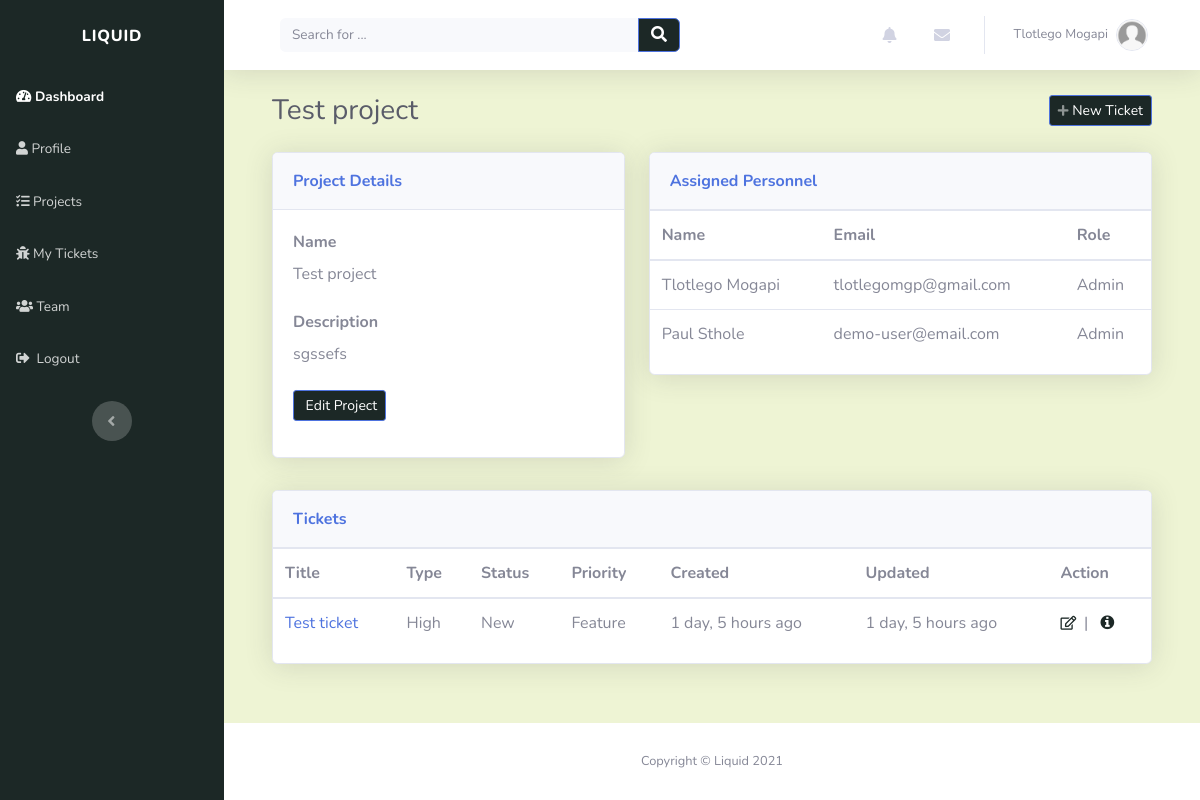
/projects/test-project-sije5nug/ (signed in), run on an earlier commit of the app's database.
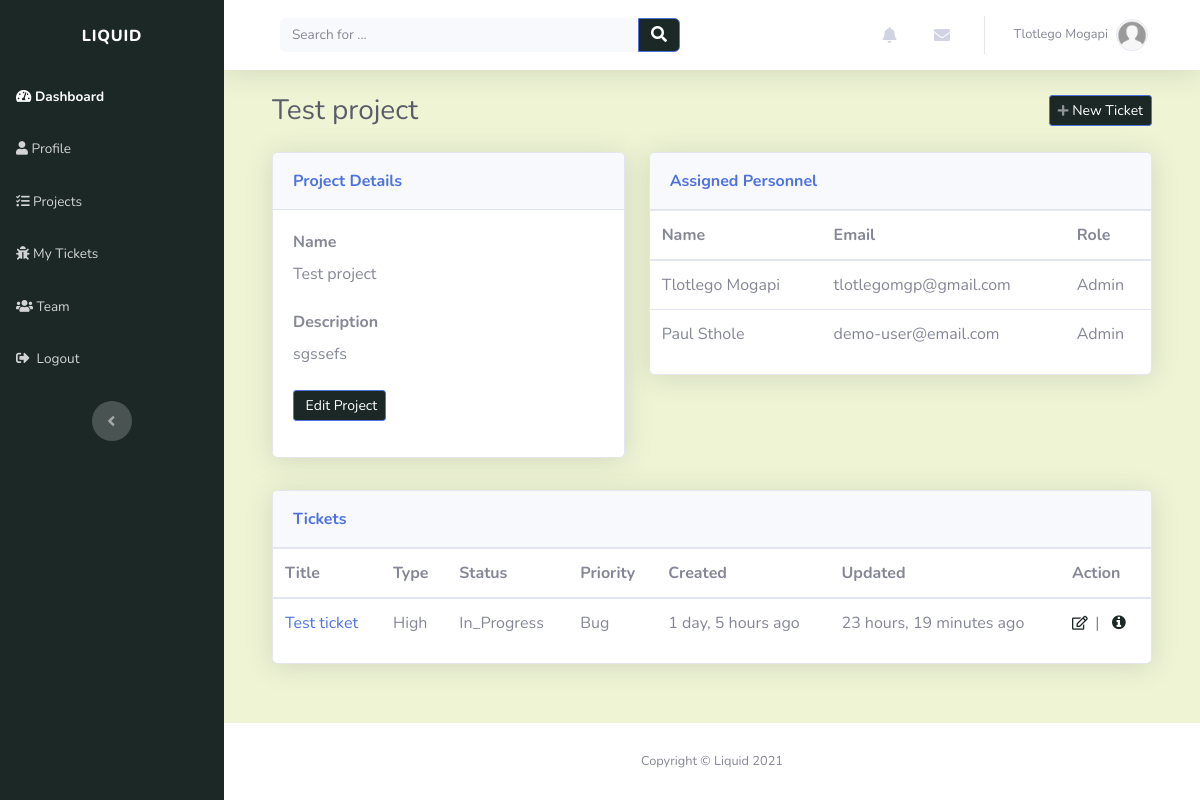
And on a later commit of the database.
### account/models.py (models this page shows, shortened)
class Profile(models.Model):
    user = models.OneToOneField(settings.AUTH_USER_MODEL, on_delete=models.CASCADE, unique=True)
    profile_picture = models.ImageField(default='default.jpg', upload_to='profile_images', blank=True)
    website = models.URLField(blank=True)
    first_name = models.CharField(max_length=30, blank=True)
    last_name = models.CharField(max_length=30, blank=True)
    address = models.CharField(max_length=50, blank=True)
    city = models.CharField(max_length=50, blank=True)
    country = models.CharField(max_length=50, blank=True)
    slug = models.SlugField(unique=True, blank=True)
    def __str__(self):
        return self.user.email

class Account(AbstractBaseUser):
    email = models.EmailField(verbose_name="email", max_length=30, unique=True)
    username = models.CharField(max_length=30, unique=True)
    date_created = models.DateTimeField(verbose_name="date created", auto_now_add=True)
    last_login = models.DateTimeField(verbose_name="last login", auto_now=True)
    is_admin = models.BooleanField(default=False)
    is_staff = models.BooleanField(default=False)
    is_active = models.BooleanField(default=True)
    is_super_user = models.BooleanField(default=False)
    USERNAME_FIELD = 'email'
    REQUIRED_FIELDS = ['username']
    objects = AccountManager()

### projects/models.py (models this page shows, shortened)
class Project(models.Model):
    name = models.CharField(max_length=50, unique=True)
    description = models.CharField(max_length=200)
    created_on = models.DateTimeField(verbose_name="date created", auto_now_add=True)
    created_by = models.ForeignKey(Profile, on_delete=models.CASCADE)
    slug = models.SlugField(unique=True, blank=True)
    def __str__(self):
        return self.name

class ProjectRole(models.Model):
    ROLE = (
        ('ADMIN', 'Admin'),
        ('MAN', 'Project Manager'),
        ('SUB', 'Submitter'),
        ('DEV', 'Developer'),
    )
    user = models.ForeignKey(Profile, on_delete=models.CASCADE)
    project = models.ForeignKey(Project, on_delete=models.CASCADE)
    user_role = models.CharField(max_length=20, choices=ROLE, default='DEV')
    created_on = models.DateTimeField(verbose_name="date added", auto_now_add=True)

### tickets/models.py (models this page shows, shortened)
class Ticket(models.Model):
    TICKET_PRIORITY = (
        ('LOW', 'Low'),
        ('MEDIUM', 'Medium'),
        ('HIGH', 'High'),
    )
    TICKET_STATUS = (
        ('NEW', 'New'),
        ('IN_PROGRESS', 'In Progress'),
        ('RESOLVED', 'Resolved'),
    )
    TICKET_TYPE = (
        ('TASK', 'Task'),
        ('BUG', 'Bug'),
        ('CHANGE', 'Change'),
        ('FEATURE', 'Feature request')
    )
    title = models.CharField(max_length=50)
    description = models.CharField(max_length=200)
    created_by = models.ForeignKey(Profile, on_delete=models.CASCADE)
    project = models.ForeignKey(Project, related_name="tickets", on_delete=models.CASCADE)
    created_on = models.DateTimeField(verbose_name="created_on", auto_now_add=True)
    updated = models.DateTimeField(verbose_name="date updated", auto_now=True)
    priority = models.CharField(max_length=12, choices=TICKET_PRIORITY, default='LOW')
    status = models.CharField(max_length=12, choices=TICKET_STATUS, default='NEW')
    class_type = models.CharField(max_length=12, choices=TICKET_TYPE, default='TASK')
    slug = models.SlugField(unique=True, blank=True)

### projects/views.py (the view)
# urls.py: path('<slug:slug>/', views.project_detail_view, name="view_project"),
@login_required(login_url='login_page')
def project_detail_view(request, slug):
    context = {}
    project = get_object_or_404(Project, slug=slug)
    context['user_roles'] = ProjectRole.objects.filter(project=project)
    context['tickets'] = Ticket.objects.filter(
        project=project).order_by('-created_on')
    context['project'] = project
    return render(request, "projects/project_detail.html", context)

### index/custom_processors.py (called while the page is built)
def profile_processor(request):
    if request.user.is_authenticated:
        user = request.user
        user_profile = get_object_or_404(Profile, user=user)
        user_messages = DirectMessage.objects.filter(receiver=user_profile).order_by('-created_on')[:5]
        user_alerts = Alert.objects.filter(user=user_profile).order_by('-created_on')[:5]
        return {'profile': user_profile, 'direct_messages': user_messages, 'alerts': user_alerts}
    else:
        return{}

### projects/templates/projects/project_detail.html
{% extends "index/header.html" %} {% load static %} {% block title %}Project{% endblock %} {% block content %}
<div class="container-fluid">
	<div class="d-sm-flex justify-content-between align-items-center mb-4">
		<h3 class="text-dark mb-0">{{project|truncatechars:40}}</h3>
		<a
			class="btn btn-primary btn-sm d-none d-sm-inline-block"
			role="button"
			href="{% url 'add_ticket' project.slug %}"
			style="background: rgb(28, 40, 38)"
			><em class="fas fa-plus fa-sm text-white-50"></em>&nbsp;New Ticket</a
		>
	</div>
	<div class="row mb-3">
		<div class="col-lg-5">
			<div class="row">
				<div class="col">
					<div class="card shadow mb-3">
						<div class="card-header py-3">
							<p class="text-primary m-0 font-weight-bold" style="color: rgb(28, 40, 38)">
								Project Details
							</p>
						</div>
						<div class="card-body">
							<div class="form-row">
								<div class="col">
									<div class="form-group">
										<label for="username"><strong>Name</strong></label>
										<p class="mb-4">{{ project.name }}</p>
									</div>
								</div>
							</div>
							<div class="form-row">
								<div class="col">
									<div class="form-group">
										<label for="first_name"><strong>Description</strong></label>
										<p class="mb-4">{{ project.description }}</p>
									</div>
								</div>
							</div>
							<div class="form-group">
								<a
									class="btn btn-primary btn-sm d-none d-sm-inline-block"
									role="button"
									href="{% url 'edit_project' project.slug %}"
									style="background: rgb(28, 40, 38)"
									>&nbsp;Edit Project</a
								>
							</div>
						</div>
					</div>
				</div>
			</div>
		</div>
		<div class="col-lg-7">
			<div class="row">
				<div class="col">
					<div class="card shadow mb-3">
						<div class="card-header py-3">
							<p class="text-primary m-0 font-weight-bold" style="color: rgb(28, 40, 38)">
								Assigned Personnel
							</p>
						</div>
						<div
							class="table-responsive table mt-0"
							id="dataTable"
							role="grid"
							aria-describedby="dataTable_info"
						>
							<table class="table my-0" id="dataTable" aria-describedby="users">
								<thead>
									<tr>
										<th scope="col">Name</th>
										<th scope="col">Email</th>
										<th scope="col">Role</th>
									</tr>
								</thead>
								<tbody>
									{% for user in user_roles %}
									<tr style="white-space: nowrap">
										<td>{{user.user.first_name}} {{user.user.last_name}}</td>
										<td>{{ user.user }}</td>
										<td>{{ user.user_role|title }}</td>
									</tr>
									{%endfor%}
								</tbody>
							</table>
						</div>
					</div>
				</div>
			</div>
		</div>
	</div>
	<div class="row mb-3">
		<div class="col-lg-12">
			<div class="row">
				<div class="col">
					<div class="card shadow mb-3">
						<div class="card-header py-3">
							<p class="text-primary m-0 font-weight-bold" style="color: rgb(28, 40, 38)">Tickets</p>
						</div>
						<div
							class="table-responsive table mt-0"
							id="dataTable"
							role="grid"
							aria-describedby="dataTable_info"
						>
							<table class="table my-0" id="dataTable" aria-describedby="projects">
								<thead>
									<tr>
										<th scope="col">Title</th>
										<th scope="col">Type</th>
										<th scope="col">Status</th>
										<th scope="col">Priority</th>
										<th scope="col">Created</th>
										<th scope="col">Updated</th>
										<th scope="col">Action</th>
									</tr>
								</thead>
								<tbody>
									{%for ticket in tickets %} {% include "tickets/snippets/ticket.html" %} {%endfor%}
								</tbody>
							</table>
						</div>
					</div>
				</div>
			</div>
		</div>
	</div>
</div>
{% endblock %}

### index/templates/index/header.html (shortened to what this page needs)
{% load static %}
<!DOCTYPE html>
<html lang="en">
	<head>
		<link rel="stylesheet" href="{% static 'index/bootstrap/css/bootstrap.min.css' %}" />
		<link rel="stylesheet" href="https://use.fontawesome.com/releases/v5.12.0/css/all.css" />
		<link
			rel="stylesheet"
			href="https://cdnjs.cloudflare.com/ajax/libs/font-awesome/4.7.0/css/font-awesome.min.css"
		/>
		<link rel="stylesheet" href="{% static 'index/fonts/fontawesome5-overrides.min.css' %}" />
	</head>
	<body id="page-top">
		<div id="wrapper">
			{% include "index/snippets/sidebar.html" %}
			<div class="d-flex flex-column" id="content-wrapper">
				<div id="content" style="background: rgb(238, 244, 212)">
					{% include "index/snippets/navbar.html" %}
					<div class="container-fluid">{% block content %} {% endblock %}</div>
				</div>
				<footer class="bg-white sticky-footer">
					<div class="container my-auto">
						<div class="text-center my-auto copyright"><span>Copyright © Liquid 2021</span></div>
					</div>
				</footer>
			</div>
		</div>
	</body>
</html>

### index/templates/index/snippets/sidebar.html (shortened to what this page needs)
<nav
	class="navbar navbar-dark align-items-start sidebar sidebar-dark accordion bg-gradient-primary p-0"
	style="background: rgb(28, 40, 38)"
>
	<div class="container-fluid d-flex flex-column p-0">
		<a class="navbar-brand d-flex sidebar-brand m-0" href="{% url 'index_page' %}">
			<div class="sidebar-brand-text mx-3"><span>Liquid</span></div>
		</a>
		<ul class="nav navbar-nav text-light" id="accordionSidebar">
			<li class="nav-item">
				<a class="nav-link active" href="{% url 'index_page' %}"
					><em class="fas fa-tachometer-alt"></em><span> Dashboard</span></a
				>
			</li>
			<li class="nav-item">
				<a class="nav-link" href="{% url 'user_profile' %}"
					><em class="fas fa-user"></em><span> Profile</span></a
				>
			</li>
			<li class="nav-item">
				<a class="nav-link" href="{% url 'projects_page' %}"
					><em class="fas fa-tasks"></em><span> Projects</span></a
				>
			</li>
			<li class="nav-item">
				<a class="nav-link" href="{% url 'tickets_page' %}"
					><em class="fas fa-bug"></em><span> My Tickets</span></a
				>
			</li>
			<li class="nav-item">
				<a class="nav-link" href="{% url 'team_page' %}"><em class="fas fa-users"></em><span> Team</span></a>
			</li>
			<li class="nav-item">
				<a class="nav-link" href="{% url 'logout' %}"
					><em class="fas fa-sign-out-alt"></em><span>&nbsp Logout</span></a
				>
			</li>
		</ul>
		<div class="text-center d-none d-md-inline">
			<button class="btn rounded-circle border-0" id="sidebarToggle" type="button"></button>
		</div>
	</div>
</nav>

### index/templates/index/snippets/navbar.html (shortened to what this page needs)
<nav
	class="navbar navbar-light navbar-expand bg-white shadow mb-4 topbar static-top"
	style="background: rgb(238, 244, 212)"
>
	<div class="container-fluid">
		<div class="container-fluid">
			<form
				method="GET"
				action="{% url 'index_page' %}"
				target="_self"
				class="form-inline d-none d-sm-inline-block mr-auto ml-md-3 my-2 my-md-0 mw-100 navbar-search"
			>
				<div class="input-group">
					<input
						class="bg-light form-control border-0 small"
						type="search"
						placeholder="Search for ..."
						value="{{query}}"
						name="q"
					/>
					<div class="input-group-append">
						<button class="btn btn-primary py-0" type="submit" style="background: rgb(28, 40, 38)">
							<em class="fas fa-search"></em>
						</button>
					</div>
				</div>
			</form>
			<ul class="nav navbar-nav flex-nowrap ml-auto">
				<li class="nav-item dropdown no-arrow mx-1">
					<div class="nav-item dropdown no-arrow">
						<a class="dropdown-toggle nav-link" data-toggle="dropdown" aria-expanded="false" href="#"
							><em class="fas fa-bell fa-fw"></em
						></a>
					</div>
				</li>
				<li class="nav-item dropdown no-arrow mx-1">
					<div class="nav-item dropdown no-arrow">
						<a class="dropdown-toggle nav-link" data-toggle="dropdown" aria-expanded="false" href="#"
							><em class="fas fa-envelope fa-fw"></em></a
						>
					</div>
				</li>
				<li class="nav-item dropdown no-arrow">
					<div class="nav-item dropdown no-arrow">
						<a class="dropdown-toggle nav-link" data-toggle="dropdown" aria-expanded="false" href="#"
							><span class="d-none d-lg-inline mr-2 text-gray-600 small">
								{% if profile.first_name and profile.last_name %} {{profile.first_name}}
								{{profile.last_name}} {% else %} {{user}} {%endif%}
							</span>
							<img
								class="border rounded-circle img-profile"
								src="{{profile.profile_picture.url}}"
								alt="user image"
							/>
						</a>
					</div>
				</li>
			</ul>
		</div>
	</div>
</nav>

### tickets/templates/tickets/snippets/ticket.html
<tr style="white-space: nowrap">
	<td><a href="{% url 'edit_ticket' ticket.slug %}">{{ ticket.title | truncatechars:40 }}</a></td>
	<td>{{ ticket.priority|title }}</td>
	<td>{{ ticket.status|title }}</td>
	<td>{{ ticket.class_type|title }}</td>
	<td>{{ ticket.created_on|timesince }} ago</td>
	<td>{{ ticket.updated|timesince }} ago</td>
	<td>{% include "tickets/snippets/ticket_action.html" %}</td>
</tr>

### tickets/templates/tickets/snippets/ticket_action.html
<a role="button" href="{% url 'edit_ticket' ticket.slug %}" style="color: rgb(28, 40, 38)" title="Edit"
	><em class="far fa-edit fa-sm">&nbsp</em></a
>
|&nbsp&nbsp
<a role="button" href="#" style="color: rgb(28, 40, 38)" title="More information"
	><em class="fa fa-info-circle">&nbsp</em></a
>

What changed in the data, as far as the page shows it:
changed Ticket "Test ticket": status "New" → "In_Progress"; class_type "Feature" → "Bug"; updated "1 day, 5 hours" → "23 hours, 19 minutes"
